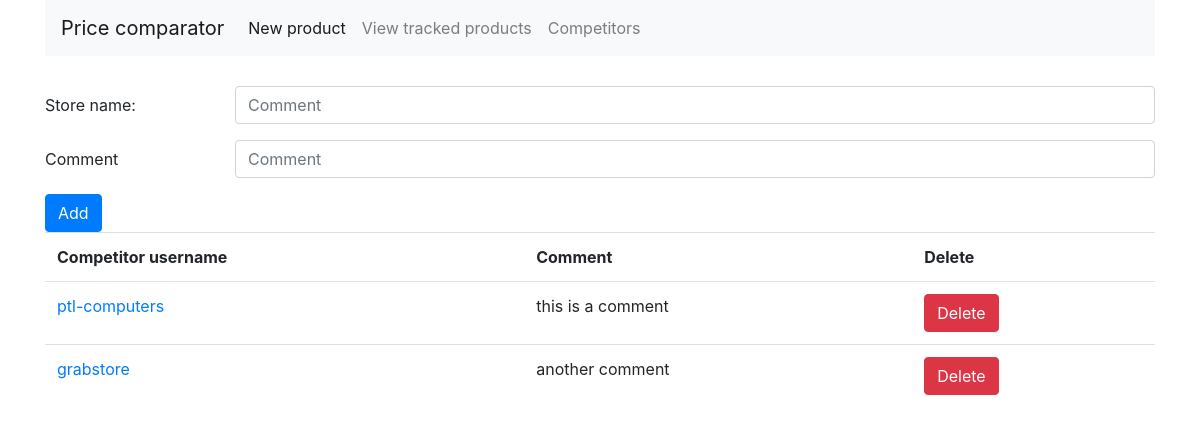
Before: /competitors with the older database file.
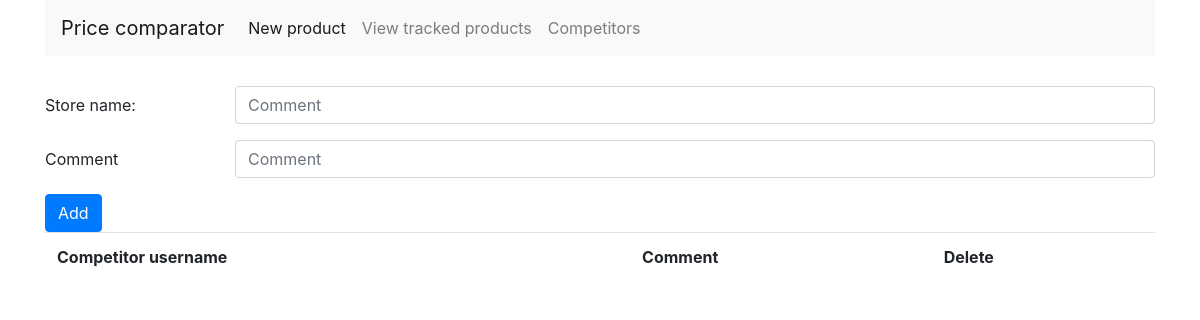
After: the same page with the newer database file.
### app.py (models this page shows)
class Competitor(db.Model):
	username = db.Column(db.String(200), primary_key=True, nullable=False)
	comment = db.Column(db.String(255))

### app.py (the view)
@app.route('/competitors', methods=['POST', 'GET'])
def competitors():
	if request.method == 'POST':
		username = request.form['username']
		comment = request.form['comment']
		c = Competitor(username=username, comment=comment)
		db.session.add(c)
		db.session.commit()
	comps = Competitor.query.all()
	return render_template('competitors.html', competitors=comps)

### templates/competitors.html
{% extends "base.html" %}
{% block content %}
  <div>
<form method='POST' action='competitors'>
  <div class="form-group row" >
    <label for="username" class="col-sm-2 col-form-label">Store name:</label>
    <div class="col-sm-10">
    <input type='text' class="form-control" id="username" placeholder="Comment" name='username'/>
    </div>
  </div>
  <div class="form-group row" >
    <label for="comment" class="col-sm-2 col-form-label">Comment</label>
    <div class="col-sm-10">
    <input type='text' class="form-control" id="comment" placeholder="Comment" name='comment'/>
    </div>
  </div>
  <button type="submit" class="btn btn-primary">Add</button>
</form>
  <table class="table">
    <tr>
      <th>Competitor username</th>
      <th>Comment</th>
      <th>Delete</th>
    </tr>
    {% for competitor in competitors %}
    <tr>
      <td><a href="https://www.trademe.co.nz/stores/{{competitor.username}}"> {{competitor.username}} </a></td>
      <td>{{competitor.comment}}</td>
      <td><button class="btn btn-danger">Delete</button></td>
    </tr>
  {% endfor %}
  </table>
  </div>
{% endblock %}

### templates/base.html (shortened to what this page needs)
<!doctype html>
<html lang="en">
  <head>
    <link rel="stylesheet" href="https://cdn.jsdelivr.net/npm/bootstrap@4.5.3/dist/css/bootstrap.min.css"/>
	<link rel="stylesheet" href="{{ url_for('static', filename='style.css') }}" />
  </head>
  <body>
  	<div class="container">
	  	{% include "header.html" %}
		{% block content %}
		{% endblock %}
	</div>
  </body>
</html>

### templates/header.html (shortened to what this page needs)
<nav class="navbar navbar-expand-lg navbar-light bg-light">
  <a class="navbar-brand" href="#">Price comparator</a>
  <div class="collapse navbar-collapse" id="navbarSupportedContent">
    <ul class="navbar-nav mr-auto">
      <li class="nav-item active">
        <a class="nav-link" href="new_product">New product <span class="sr-only">(current)</span></a>
      </li>
      <li>
        <a class="nav-link" href="view_tracked_products">View tracked products </a>
      </li>
      <li>
        <a class="nav-link" href="competitors">Competitors </a>
      </li>
    </ul>
  </div>
</nav>

### static/style.css (style rules this page uses)
nav.navbar { margin-bottom: 30px; }

Changed rows visible on the page:
removed Competitor: username "ptl-computers", comment "this is a comment"
removed Competitor: username "grabstore", comment "another comment"
